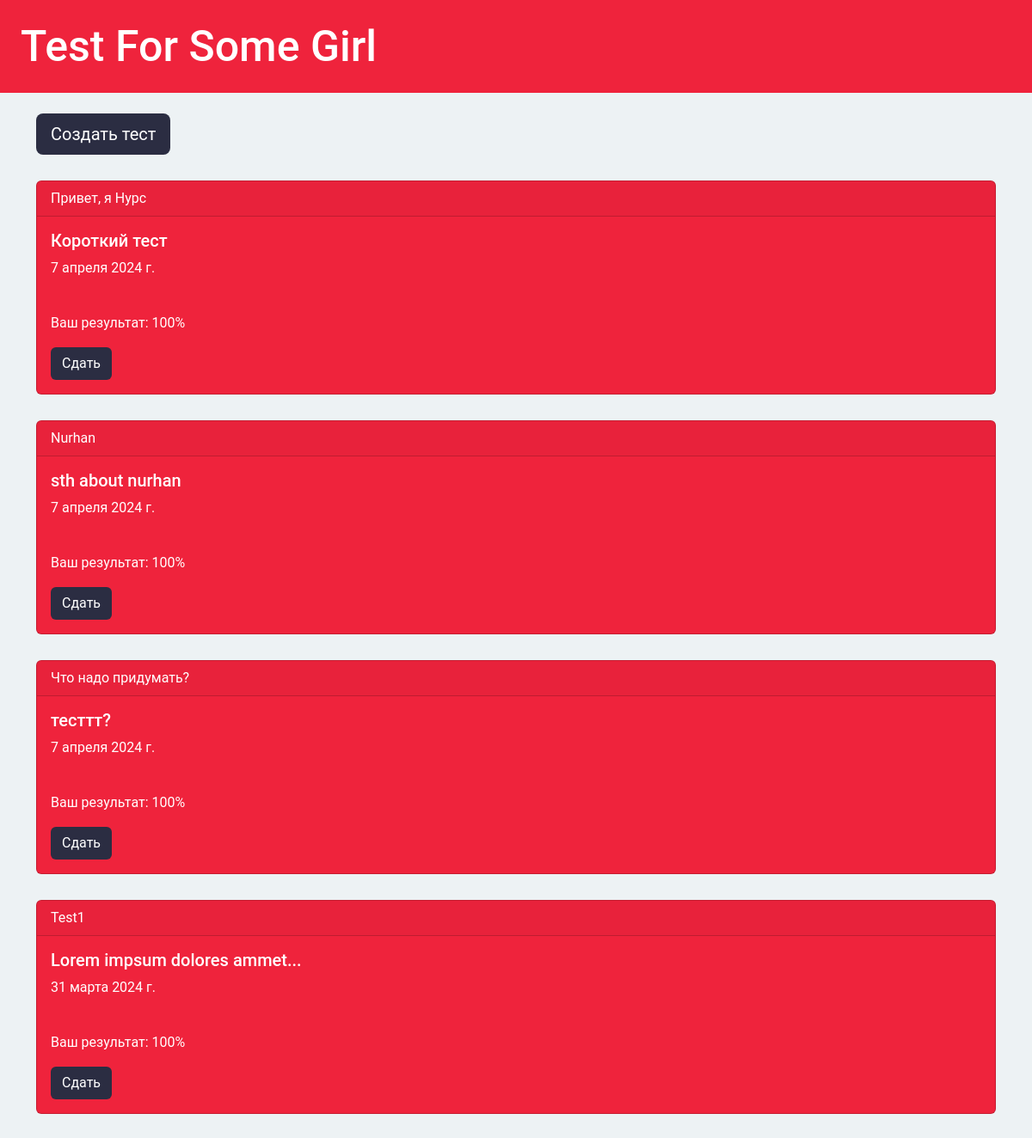
The app's page / (signed in) with its own data.
### nursultan/models.py (models this page shows, shortened)
class Test(models.Model):
    title = models.CharField(max_length=255)
    release_date = models.DateField(default=datetime.date.today)
    description = models.CharField(max_length=255, default=" ", blank=True, null=True)

class Scores(models.Model):
    user = models.ForeignKey(User, on_delete=models.CASCADE)
    test = models.ForeignKey(Test, on_delete=models.CASCADE)
    score = models.IntegerField(default=0)

### nursultan/views.py (the view)
# urls.py: path('', views.index, name='index'),
def index(request):
    tests = Test.objects.order_by('-release_date')
    scores = Scores.objects.filter(user=request.user)
    return render(request, 'nursultan/index.html', {'tests': tests, 'scores': scores})

### nursultan/templates/nursultan/index.html
{% extends 'nursultan/base.html' %}
{% block content %}
    {% if user.is_authenticated %}
    <a href="{% url 'create-test' %}" class="btn btn-lg mt-3">Создать тест</a>
    {% endif %}
        {% for test in tests %}
        <div class="card text-bg-danger" style="margin-top: 30px;">
            <div class="card-header">{{ test.title }} </div>
            <div class="card-body">
                <h5 class="card-title"> {{ test.description }}</h5>
                <p class="card-text"> {{ test.release_date }}</p>
                {% for score in scores %}
                {% if score.user == user and score.test == test %}
                <br>
                <p class="card-text">Ваш результат: {{ score.score }}%</p>
                {% endif %}
                {% endfor %}
                <a href="{% url 'pass-test' test.id %}" class="btn">Сдать</a>
            </div>
        </div>
        {% endfor %}
        <br><br>
{% endblock %}

### nursultan/templates/nursultan/base.html (style rules this page uses)
body { font-family: 'Roboto', sans-serif; background-color: #edf2f4; }
.btn { background-color: #2b2d42; color: white; }
.card { background-color: #ef233c !important; }
a { color: white; text-decoration: none; }

### records on screen
Test: title "Привет, я Нурс", description "Короткий тест", release_date "7 апреля 2024 г."
Scores: score "100"
Test: title "Nurhan", description "sth about nurhan", release_date "7 апреля 2024 г."
Scores: score "100"
Test: title "Что надо придумать?", description "тесттт?", release_date "7 апреля 2024 г."
Scores: score "100"
Test: title "Test1", description "Lorem impsum dolores ammet...", release_date "31 марта 2024 г."
Scores: score "100"
